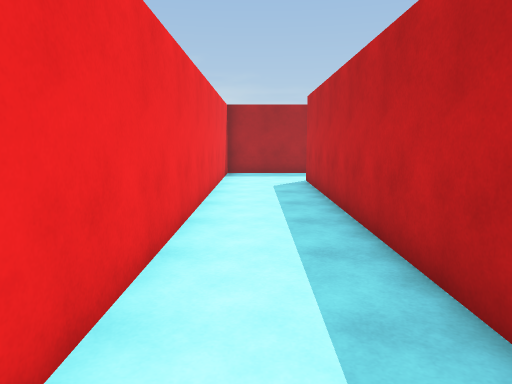
[1] (above)

20 first-person views from a walk through a 3-D level made in the Unity game engine. The camera is 1.5 m above the floor, tilts 8° down and sees 70° across. The floor is counted in squares, 1 m on a side. Each view is taken from the middle of a square. On the plan, view 1 faces up. The plan holds only what a view shows up to about 16 squares ahead; the rest is blank. The place goes on beyond the plan. The player character is not drawn.

[2]
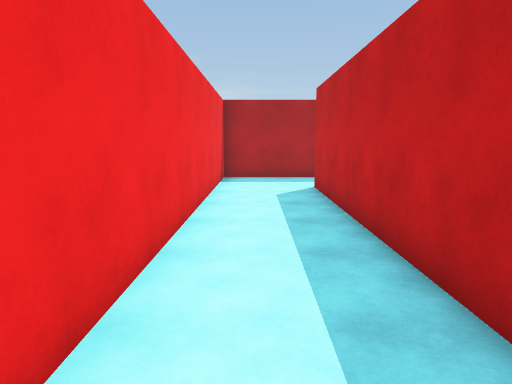

[3]
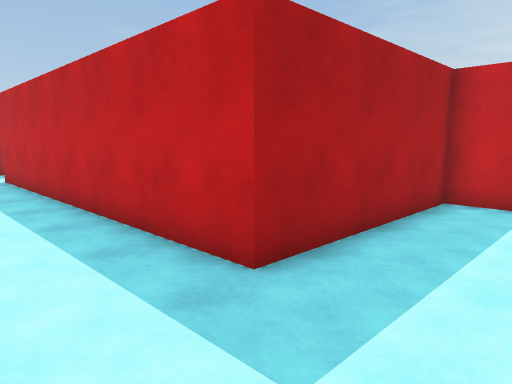

[4]
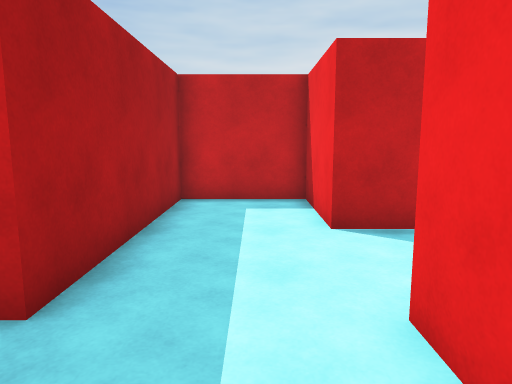

[5]
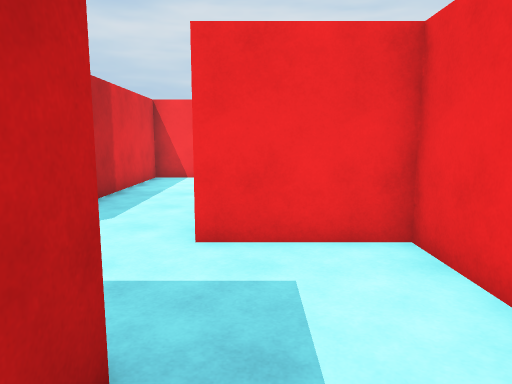

[6]
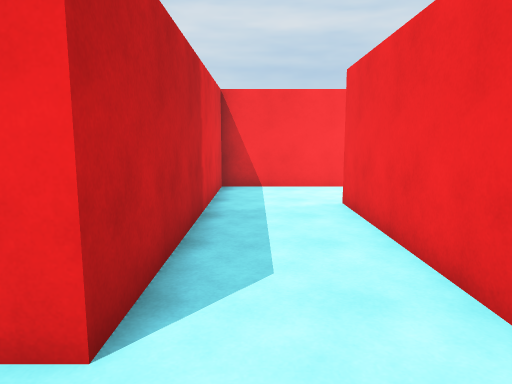

[7]
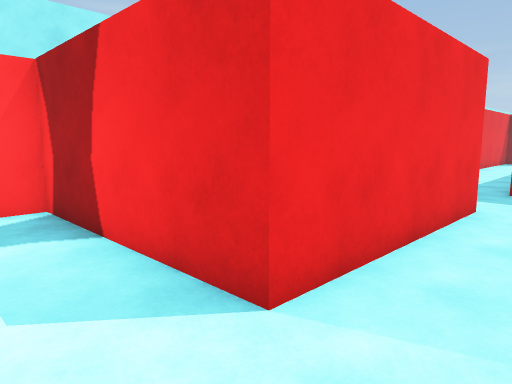

[8]
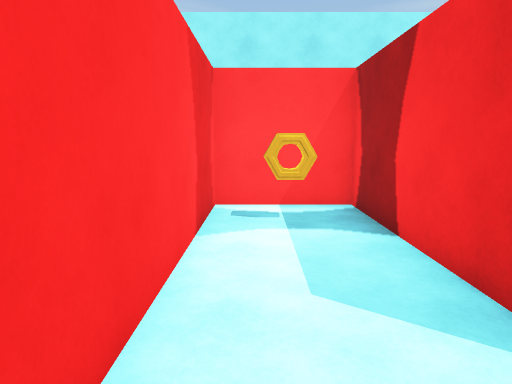

[9]
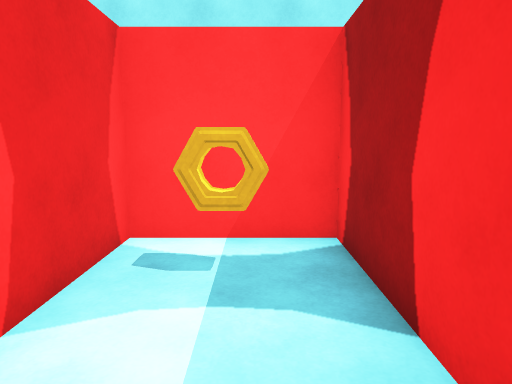

[10]
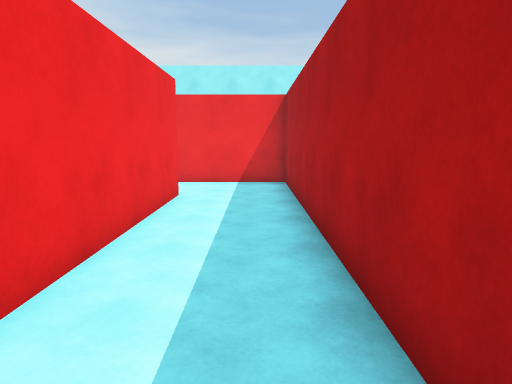

[11]
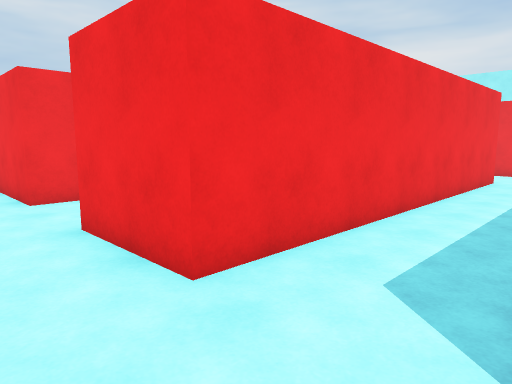

[12]
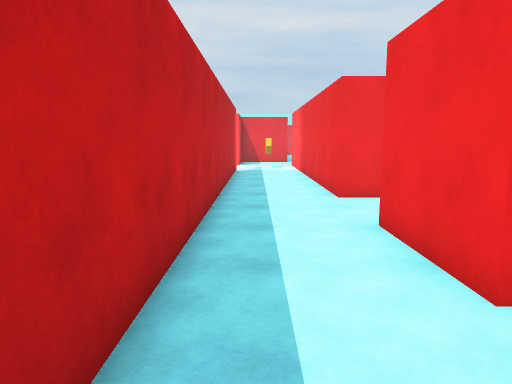

[13]
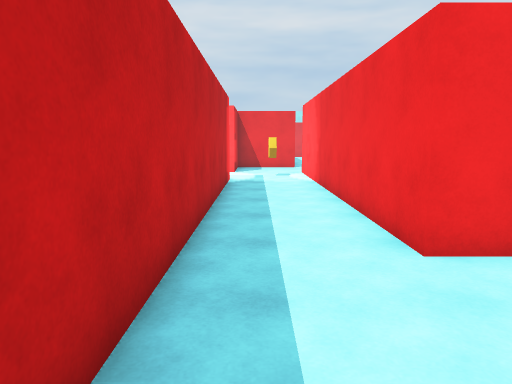

[14]
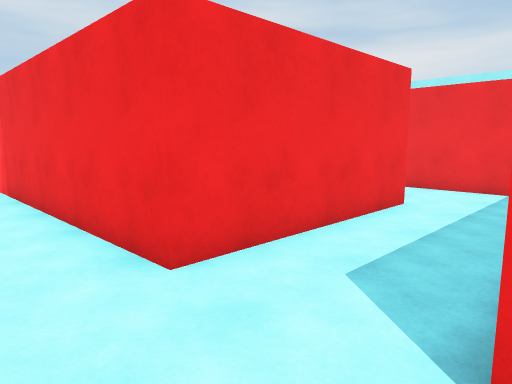

[15]
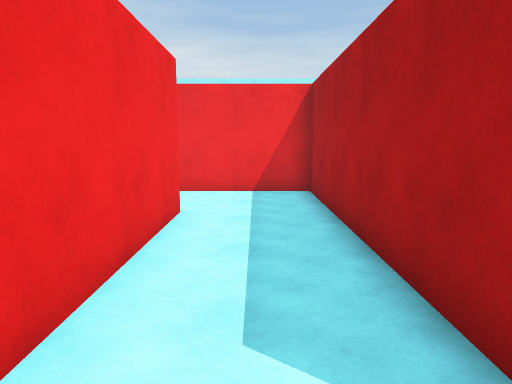

[16]
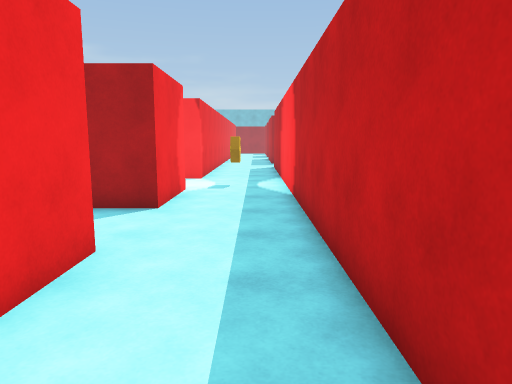

[17]
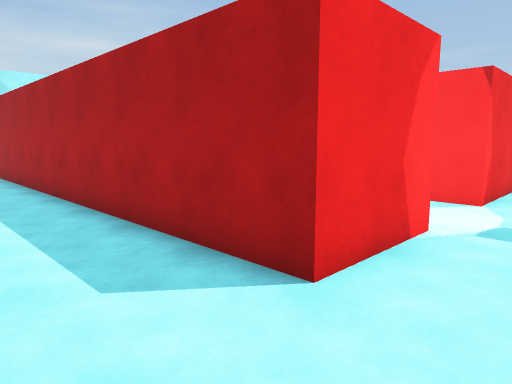

[18]
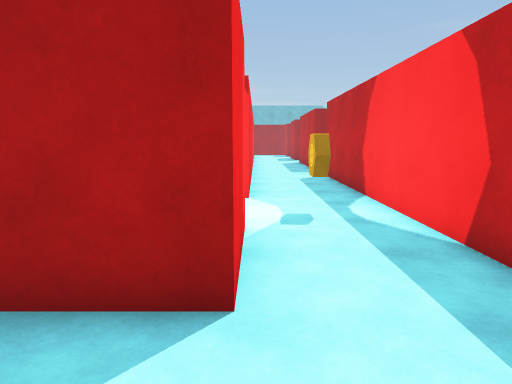

[19]
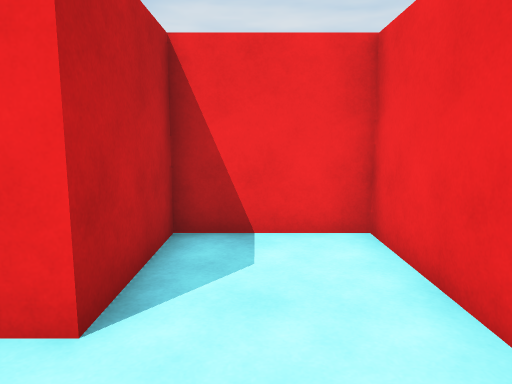

[20]
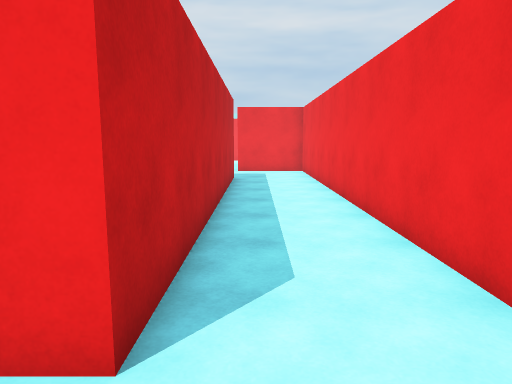

### Floor plan
Points are (right, up) in squares from view 1. A wall is a line through its corners. A room is listed if a view was taken in it or the views show most of it. See-through windows are left out.
Room 1 (views 1, 2, 3, 4, 5, 6, 7, 8, 9, 10, 11, 12, 17, 18, 20)
walls: (18, 13.5) (18, 20.5); (14.8, 20.4) (14.8, 17.1) (-1.3, 17.1) (-1.3, -2.3) (1.9, -2.3) (1.9, -8.7) (-4.5, -8.7) (-4.5, -12) (5.1, -12) (5.1, -2.3) (8.4, -2.3) (8.4, 0.9) (1.9, 0.9) (1.9, 13.8) (14.8, 13.8)
ways out: opening at (16.5, 14) to room 2; opening at (16.5, 21)
objects: other object (-3, -11) to (-3, -10)
Room 2 (views 13, 14, 15, 16, 19)
walls: (13.9, 10.6) (5.1, 10.6) (5.1, 4.2) (8.4, 4.2) (8.4, 7.4) (14.8, 7.4); (14.8, 13.8) (14.8, 10.5); (18, 7.5) (18, 13.5)
ways out: opening at (16.5, 14) to room 1; opening at (16.5, 7)

Where each view was taken, in squares from view 1:
view 1: 0 up, 0 right, facing up
view 2: 2 up, 0 right, facing up
view 3: 2 down, 1 left, facing up-right
view 4: 1 down, 1 left, facing right
view 5: 3 up, 1 right, facing down
view 6: 0 up, 4 right, facing down
view 7: 11 down, 4 right, facing up-left
view 8: 11 down, 4 right, facing left
view 9: 10 down, 1 right, facing left
view 10: 16 up, 12 right, facing left
view 11: 17 up, 17 right, facing down-left
view 12: 17 up, 17 right, facing down
view 13: 12 up, 17 right, facing down
view 14: 11 up, 17 right, facing down-left
view 15: 9 up, 16 right, facing left
view 16: 9 up, 17 right, facing up
view 17: 14 up, 17 right, facing up-left
view 18: 14 up, 15 right, facing up
view 19: 10 up, 7 right, facing down
view 20: 16 up, 1 right, facing down
